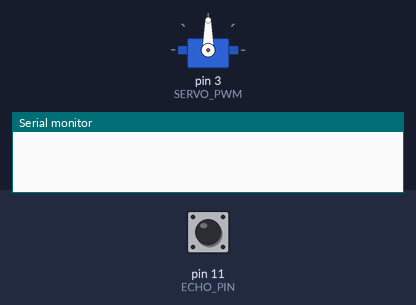
Recording of a sketch running on a simulated Arduino Uno, built with avr-gcc and run on an emulated ATmega328P. On the bench: servo, the last lines printed to the serial monitor. The inputs (shaded band) are chosen by the test bench; at power-on: pin 11 (ECHO_PIN) LOW.

Above: at 0.1 s.
At 1.2 s:
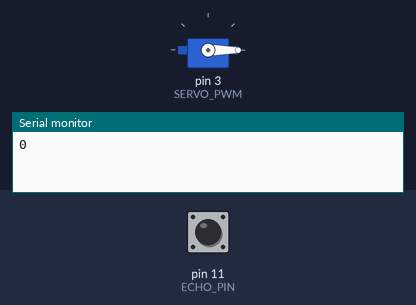
1.3 s: pin 11 (ECHO_PIN) pulsed HIGH 2 times (0.12 s each, 0.3 s apart)
At 2.2 s:
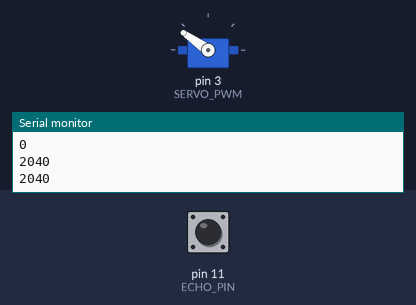
Timing chart, 0 to 4.3 s (numbered marks = the images above; inputs shaded):
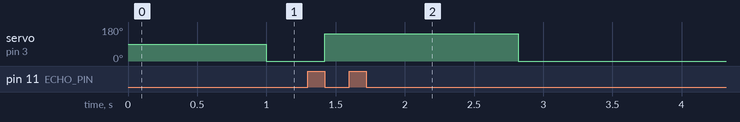

Measured:
- after the input at 1.3 s, servo on pin 3 (SERVO_PWM): 0° → 145° after 0.12 s, → 0° 1.4 s later

The sketch:

Distance-Controlled-Servo.ino
```cpp
#include <Servo.h>

#define BAUD 115200

// Ultrasonic sensor connected to pins 10 and 11
#define TRIGGER_PIN 10
#define ECHO_PIN 11

// Servo connected to pin 3
#define SERVO_PWM 3

Servo myServo;

void setup() {
  Serial.begin(BAUD);
  pinMode(TRIGGER_PIN, OUTPUT);
  pinMode(ECHO_PIN, INPUT);
  myServo.attach(SERVO_PWM);
}

int getDistance() {
    digitalWrite(TRIGGER_PIN, LOW);
    delayMicroseconds(10);
    digitalWrite(TRIGGER_PIN, HIGH);

    long pulseLength = pulseIn(ECHO_PIN, HIGH);

    int distance = pulseLength*0.034/2;
    return distance;
}

void loop() {
  int distance = getDistance();
  Serial.println(distance);
  myServo.write(distance);
  delay(100);
}
```
